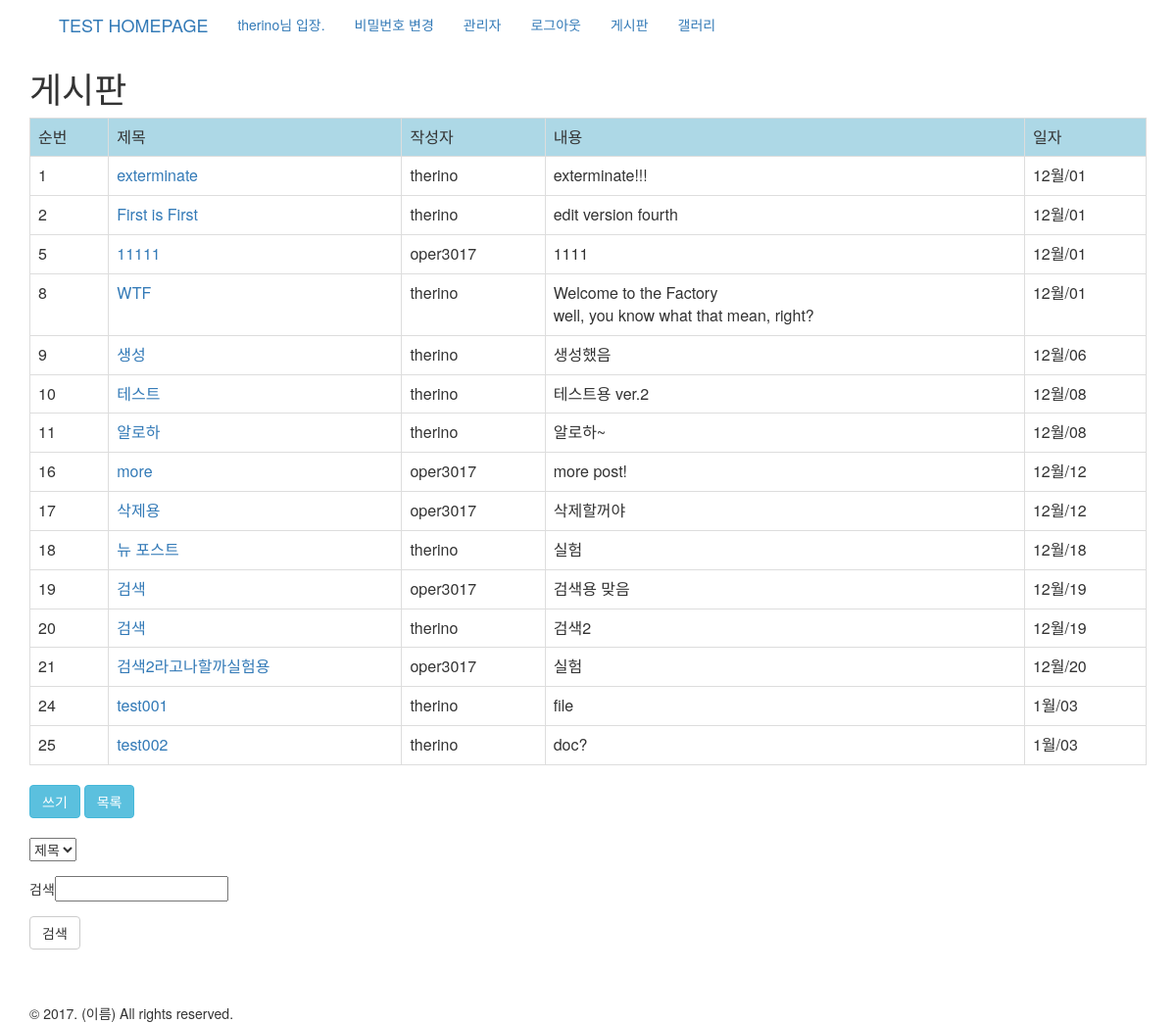
Page /board/ (signed in) on the earlier database version.
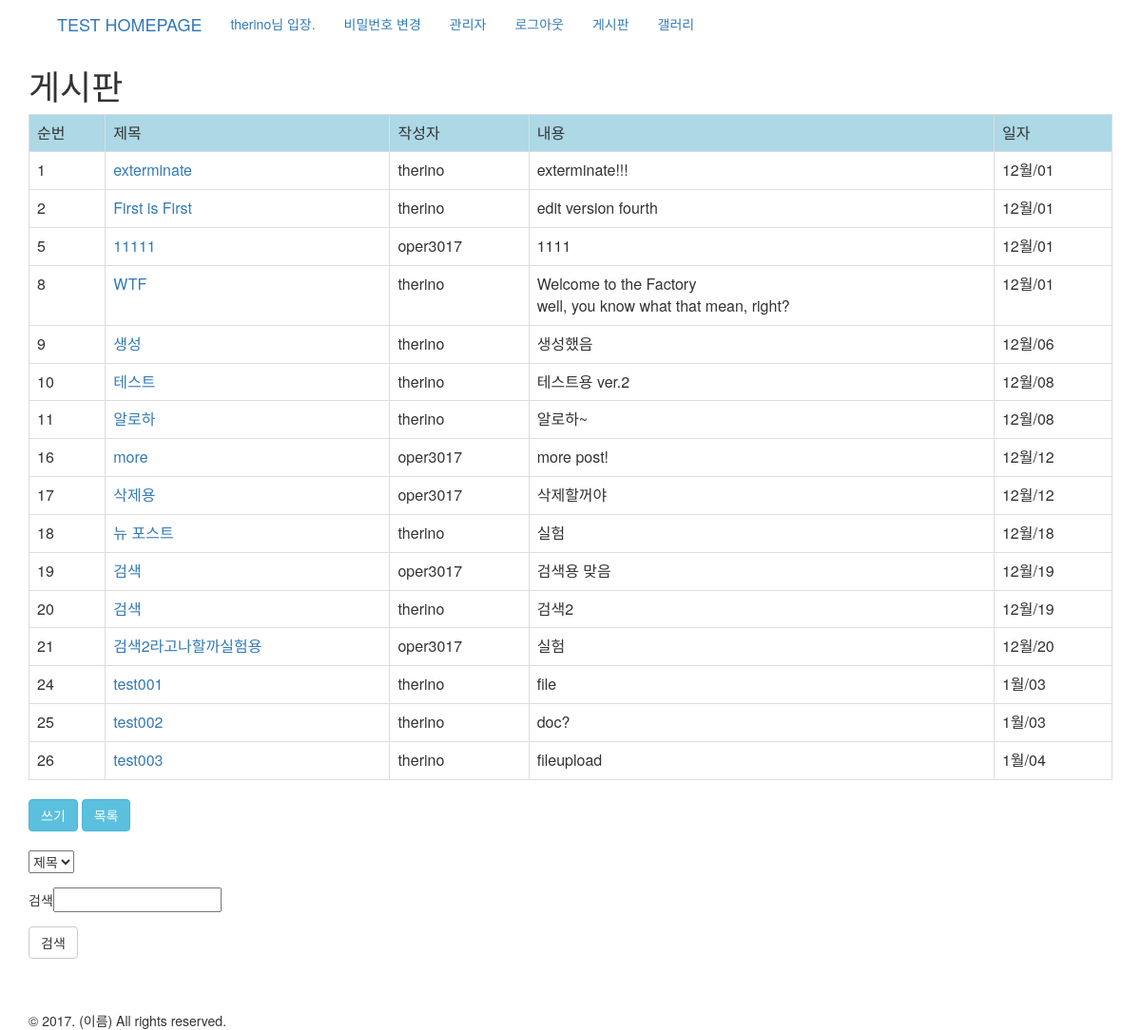
Same page on the later database version.
### board/models.py (models this page shows, shortened)
class Post(models.Model):
    author = models.ForeignKey('auth.User')
    title = models.CharField(max_length=200)
    text = models.TextField()
    created_date = models.DateTimeField(
            default=timezone.now)
    published_date = models.DateTimeField(
            blank=True, null=True)

### board/views.py (the view)
def post_list(request):
    posts = Post.objects.all()
    form = BoardSearchForm()
    return render(request, 'board/post_list.html', {'posts': posts, 'form':form})

### board/forms.py
class BoardSearchForm(forms.Form):
    search_word = forms.CharField(label='검색')
    search_filter= forms.CharField(widget=forms.Select(choices=CHOICES))

### board/templates/board/post_list.html
{% extends 'board/base_board.html' %}
{% block content_board %}
    <div class="table-responsive">
        <table class="table table-bordered table-hover">
            <tr style="background-color : lightblue">
                <td>순번</td>
                <td>제목</td>
                <td>작성자</td>
                <td>내용</td>
                <td>일자</td>
            </tr>
        {% for post in posts %}
            <tr>
                <td>{{ post.id }}</td>
                <td><a href="{% url 'board:post_detail' pk=post.pk %}">{{ post.title }}</a></td>
                <td>{{ post.author }}</td>
                <td>{{ post.text|linebreaksbr }}</td>
                <td>{{ post.created_date|date:"M/d"|lower }}</td>
            </tr>
        {% endfor %}
        </table>
    </div>
{% endblock %}

Differences in the rows shown:
added Post: id "26", title "test003", author "therino", text "fileupload", created_date "1월/04"
